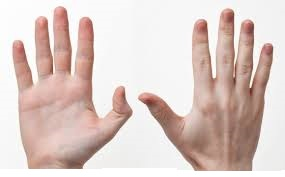
#> input picture ch3-1/hand.jpg, 285 x 177 px
$ python 3-6inrange1.py
#> lines starting #> are read from the running program, lines starting #| are printed output that depends on the picture; after the words box and inside, x2 and y2 are one past the last pixel; in counts of white or black regions, pixels touching at a corner belong together
import cv2

#1 skin color
src1 = cv2.imread('hand.jpg')
#> src1 is the input picture: shape (177, 285, 3); mean B, G, R 198.4, 203.8, 221.3
hsv1 = cv2.cvtColor(src1, cv2.COLOR_BGR2HSV)
#> hsv1: shape (177, 285, 3); mean H, S, V 14.8, 31.7, 221.6
lowerb1 = (0, 30, 0)
upperb1 = (20, 180, 255)
dst1 = cv2.inRange(hsv1, lowerb1, upperb1)
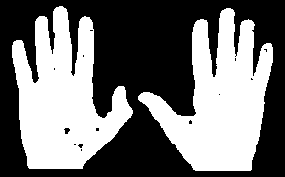
#> dst1: shape (177, 285); 45% white; 2 white regions, box (x1, y1, x2, y2) and area: (138, 8, 273, 171) 11372, (12, 6, 133, 169) 11320
cv2.imshow('hands', dst1)

#추가 : 원래 있던 색 추출
dst_skin = cv2.bitwise_and(src1,src1,mask=dst1)
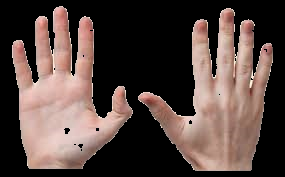
#> dst_skin: shape (177, 285, 3); mean B, G, R 63.8, 68.8, 85.7
cv2.imshow('hands-skin', dst_skin)


#2 flower
src2 = cv2.imread('flower.jpg')
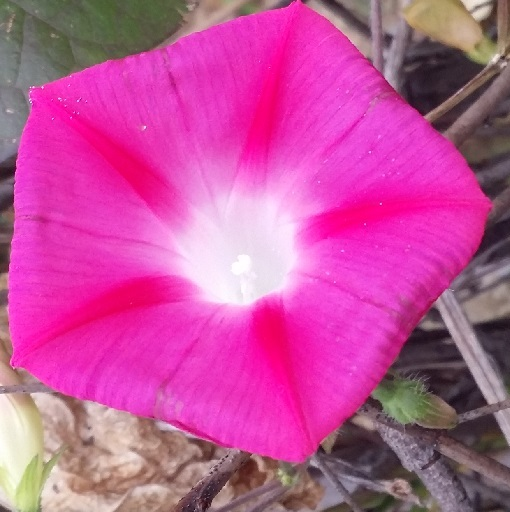
#> input picture ch3-1/flower.jpg, 510 x 512 px
#> src2 is the input picture: shape (512, 510, 3); mean B, G, R 154.9, 82, 193.8
hsv2 = cv2.cvtColor(src2,cv2.COLOR_BGR2HSV)
#> hsv2: shape (512, 510, 3); mean H, S, V 130, 136.5, 194.4
lowerb2 = (150, 100, 100)
upperb2 = (180, 255, 255)
dst2 = cv2.inRange(hsv2, lowerb2, upperb2)
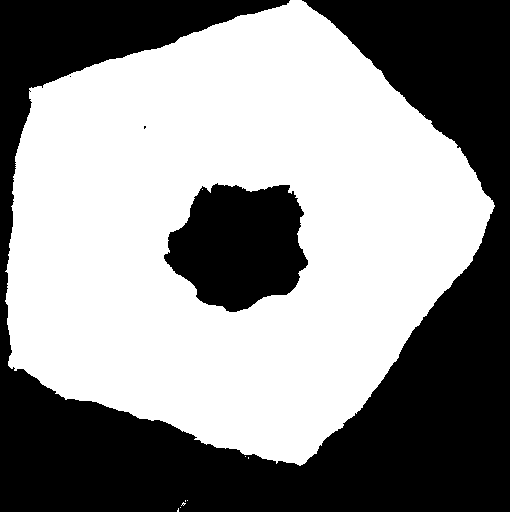
#> dst2: shape (512, 510); 55.8% white; 4 black regions (2 under 20 px), largest, box (x1, y1, x2, y2) and area: (0, 0, 510, 512) 102068, (164, 183, 308, 312) 13357
cv2.imshow('flower', dst2)

cv2.waitKey()
cv2.destroyAllWindows()
